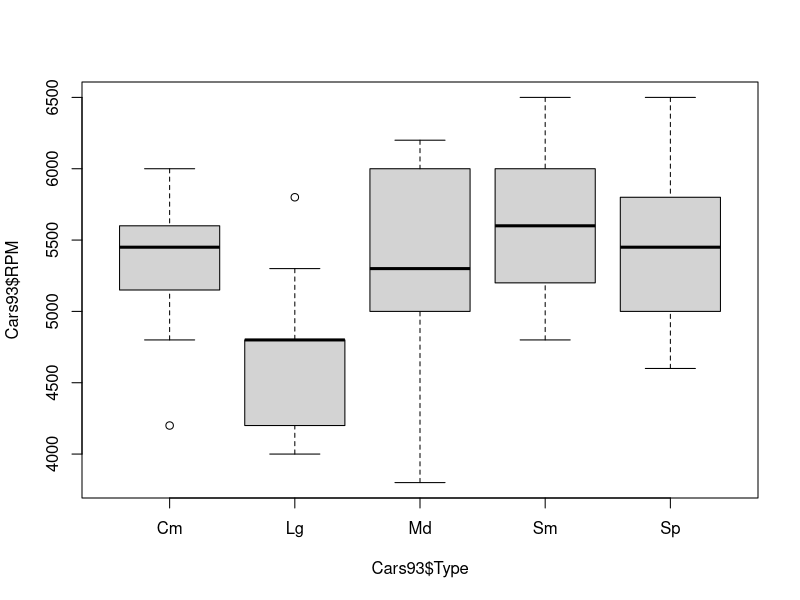
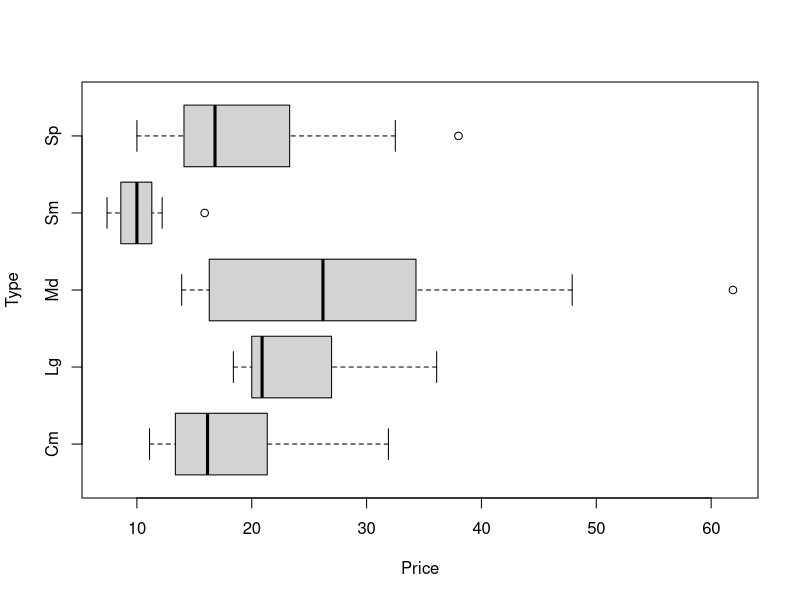

R code for these plots, in order:
## ---- chunk 1
# Do not change this chunk
set.seed(124)
T0 = 900;
T1 = 100;
x = c( rnorm(T0), rnorm(T1, mean = 3))
P = pnorm(x, lower.tail = FALSE )
## ---- chunk 2
sum(P < .05)
## ---- chunk 3
# FALSE means reject null = discovery
test <- P > 0.05
test0 <- test[1:T0]
test1 <- test[(T0+1):(T0+T1)]
summary(test0) 
summary(test1)
## ---- chunk 4
# the type I error rate is
sum(test0==FALSE)/T0
# the type II error rate is
sum(test1==TRUE)/T1
# the false discovery rate is
sum(test0==FALSE) / (sum(test0==FALSE) + sum(test1==FALSE))
## ---- chunk 5
# same as btest <- P > 0.05/(T0+T1)
btest <- p.adjust(P,method='bonf') > 0.05
btest0 <- btest[1:T0]
btest1 <- btest[(T0+1):(T0+T1)]
summary(btest0) 
summary(btest1)
## ---- chunk 6
# the type I error rate is
sum(btest0==FALSE)/T0
# the type II error rate is
sum(btest1==TRUE)/T1
# the false discovery rate is
sum(btest0==FALSE) / (sum(btest0==FALSE) + sum(btest1==FALSE))
## ---- chunk 7
holmt <- p.adjust(P,method='holm') > 0.05
holmt0 <- holmt[1:T0]
holmt1 <- holmt[(T0+1):(T0+T1)]
summary(holmt0) 
summary(holmt1)
## ---- chunk 8
# the type I error rate is
sum(holmt0==FALSE)/T0
# the type II error rate is
sum(holmt1==TRUE)/T1
# the false discovery rate is
sum(holmt0==FALSE) / (sum(holmt0==FALSE) + sum(holmt1==FALSE))
## ---- chunk 9
# No Corrections, FALSE means reject null = discovery
fdrt <- p.adjust(P, method='BH') > 0.05
fdrt0 <- fdrt[1:T0]
fdrt1 <- fdrt[(T0+1):(T0+T1)]
summary(fdrt0) 
summary(fdrt1)
## ---- chunk 10
# the type I error rate is
sum(fdrt0==FALSE)/T0
# the type II error rate is
sum(fdrt1==TRUE)/T1
# the false discovery rate is
sum(fdrt0==FALSE) / (sum(fdrt0==FALSE) + sum(fdrt1==FALSE))
## ---- chunk 11
# Do not change this chunk of code
if (!require(MASS)){
  install.packages('MASS')
  library(MASS)
}
data(Cars93)
Cars93 <- Cars93[Cars93$Type != 'Van',]
Cars93$Type <- factor(Cars93$Type) # recasting Type forces the factor levels to reset
# shorten level labels to make them fit on boxplots
# Cm = Compact
# Lg = Large
# Md = Midsize
# Sm = Small
# Sp = Sporty
Cars93$Type <- factor(Cars93$Type,labels=c('Cm','Lg','Md','Sm','Sp'))
## ---- chunk 12
boxplot(Cars93$RPM~Cars93$Type)
## ---- chunk 13

## ---- chunk 14

## ---- chunk 15

## ---- chunk 16

## ---- chunk 17

## ---- chunk 18
boxplot(Price~Type,horizontal=TRUE,data=Cars93)
## ---- chunk 19
# replace this with your code
## ---- chunk 20
# replace this with your code
## ---- chunk 21
# replace this with your code
